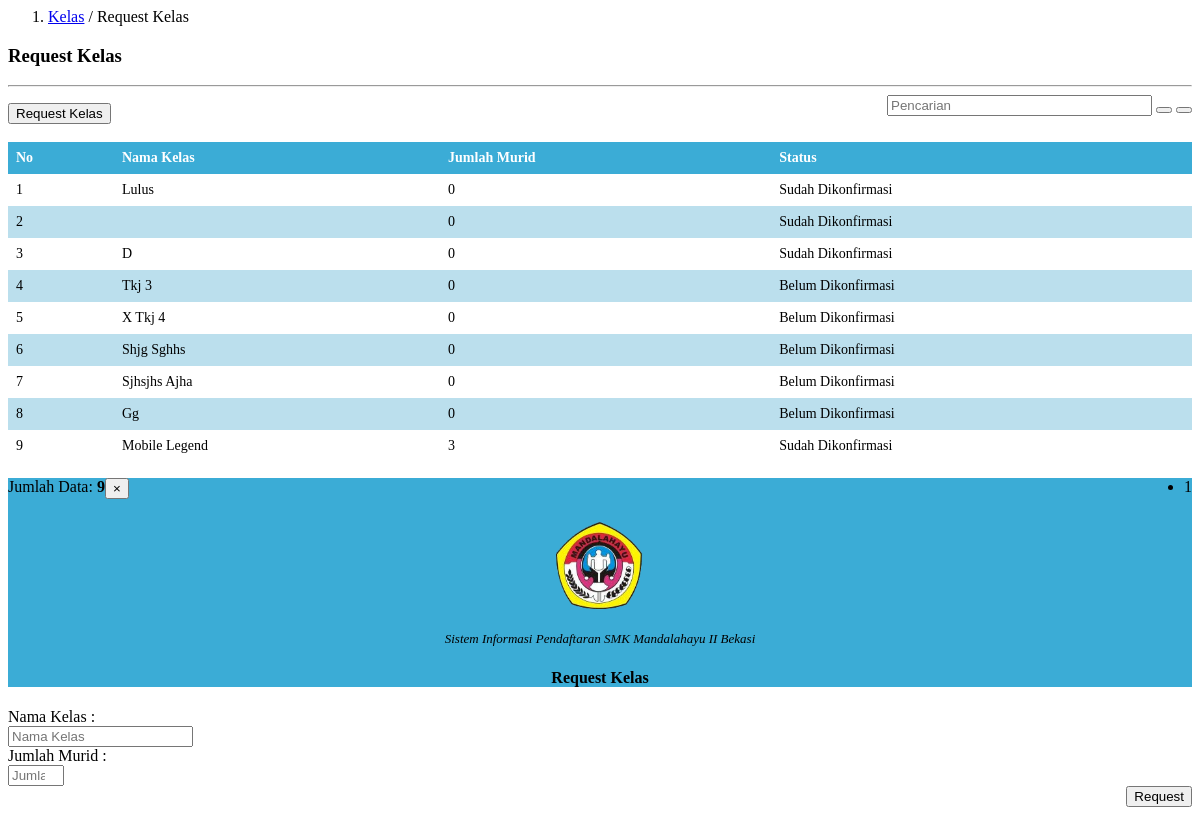
The app's page /tata-usaha/request-kelas.php, older data.
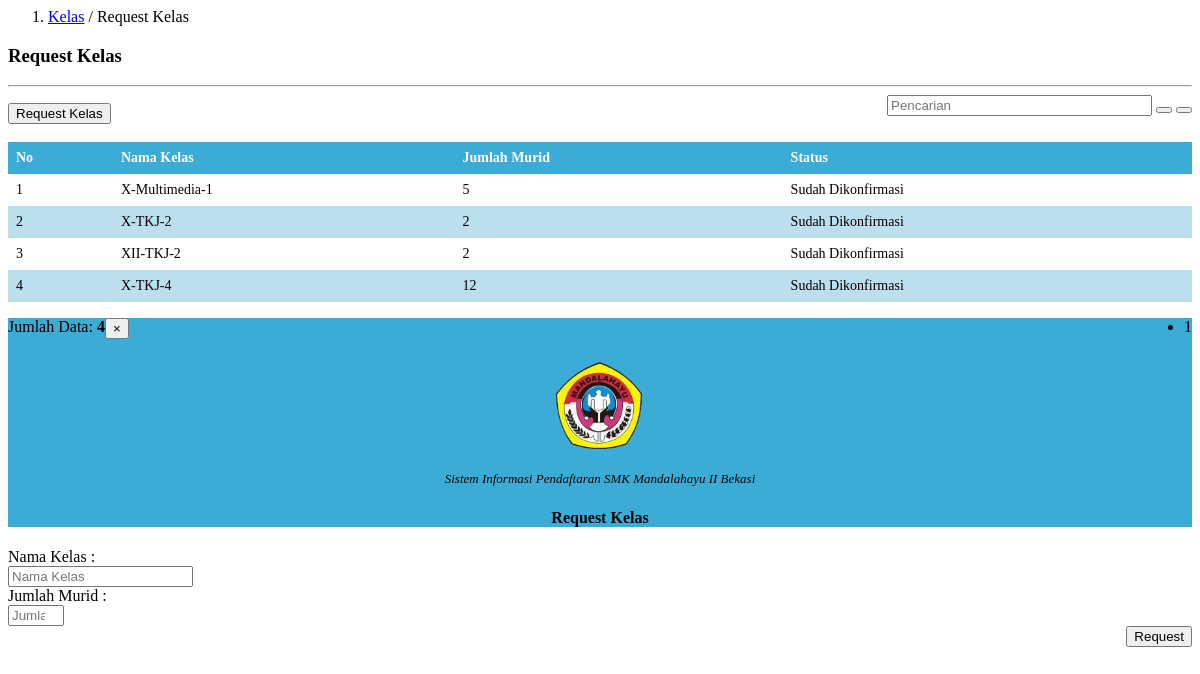
The same page, newer data.
### tables this page shows
CREATE TABLE `tbl_request_kelas` (
  `id_request_kelas` int(10) NOT NULL,
  `nama_kelas` varchar(20) NOT NULL,
  `status` int(2) NOT NULL,
  `jumlah_murid` int(20) NOT NULL
);

### tata-usaha/request-kelas.php (the view, shortened to what this page needs)
<div class="col-md-10" style="padding:0px">
    <ol class="breadcrumb" style="margin:0;border-radius:0;">
        <li class="active"><a href="#">Kelas</a> / Request Kelas</li>
    </ol>
</div>
<div class="col-md-10" style="">
  	<h3><b>Request</b> Kelas</h3>
    <hr>
       <form class="form-inline" action="" method="POST">
      <div class="form-group" style="float:right;">
        <input size="30px" type="text" name="pencarian" class="form-control" placeholder="Pencarian">
        <button type="submit" class="btn btn-primary"><i class="fa fa-search fa-fw"></i></button>
        <a href="tu.php?content=request-kelas"><button type="button" class="btn btn-warning"><i class="fa fa-refresh fa-fw"></i></button></a>
      </div>
    </form>
     <button type="button" class="btn btn-primary" data-toggle="modal" data-target="#myModal"><i class="fa fa-plus-circle fa-fw"></i>Request Kelas</button>
    <br>
    <br>
</div>
<div class="col-md-10">
  <form class="form-horizontal" method="POST">
      <table class="table table-striped">
        <thead>
          <tr>
            <th>No</th>
            <th>Nama Kelas</th>
            <th>Jumlah Murid</th>
            <th>Status</th>
          </tr>
        </thead>
        <tbody>
          <?php
                    include '../config/koneksi.php';
                    $batas  = 10;
                    $hal    = @$_GET['hal'];
                    if (empty($hal)) {
                      $posisi = 0;
                      $hal    = 1;
                    } else {
                      $posisi = ($hal - 1) * $batas;
                    }
                    if($_SERVER['REQUEST_METHOD'] == "POST") {
                      $pencarian = trim(mysqli_real_escape_string($konek, $_POST['pencarian']));
                      if ($pencarian != '') {
                        $sql = "SELECT * FROM tbl_request_kelas WHERE nama_kelas LIKE '%$pencarian%' OR jumlah_murid LIKE '%$pencarian%'";
                        $query = $sql;
                        $queryJml = $sql;
                      } else {
                        $query = "SELECT * FROM tbl_request_kelas LIMIT $posisi, $batas ";
                        $queryJml = "SELECT * FROM tbl_request_kelas";
                        $no = $posisi + 1;
                      }
                    } else {
                      $query = "SELECT * FROM tbl_request_kelas LIMIT $posisi, $batas ";
                      $queryJml = "SELECT * FROM tbl_request_kelas";
                    }
            $querydata = mysqli_query($konek, $query)or die(mysqli_error($konek));
                    if(mysqli_num_rows($querydata) == 0){
                      echo '<tr><td colspan="5" align="center">Tidak ada data!</td></tr>';
                    }
                      else
                    {
                      $no = 1;
                      while($data = mysqli_fetch_array($querydata)){
                        ?>
                        <tr>
                        <td><?php echo $no ?></td>
                        <td><?php
                        $kalimat = $data['nama_kelas'];
                        $kalimat_new = ucwords($kalimat);
                        echo $kalimat_new;
                        ?></td>
                        <td><?php echo $data['jumlah_murid'] ?></td>
                        <td><?php if ($data['status']==0) echo "Belum Dikonfirmasi"; else echo "Sudah Dikonfirmasi"; ?></td>
                      </tr>
                        <?php
                        $no++;
                      }
                    }
                ?>
        </tbody>
      </table>
    </form>
    <?php
     if($_SERVER['REQUEST_METHOD'] == "POST") {
            $pencarian = trim(mysqli_real_escape_string($konek, $_POST['pencarian']));
        echo "<div style=\"float:left;\">";
        $jml = mysqli_num_rows(mysqli_query($konek, $queryJml));
        echo "Data Hasil Pencarian: <b>$jml</b>";
        echo "</div>";
      } else { ?>
        <div style="float:left;">
          <?php
          $jml = mysqli_num_rows(mysqli_query($konek, $queryJml));
          echo "Jumlah Data: <b>$jml</b>";
          ?>
        </div>
        <div style="float:right;">
          <ul class="pagination pagination-sm" style="margin: 0">
            <?php
            $jml_hal = ceil($jml / $batas);
            for ($i=1; $i <= $jml_hal; $i++) {
              if ($i != $hal) {
                echo "<li><a href=\"tu.php?content=request-kelas&&hal=$i\">$i</a></li>";
              } else {
                echo "<li class=\"active\"><a>$i</a></li>";
              }
            }
            ?>
          </ul>
        </div>
        <?php
      }
    ?>
</div>
<div id="myModal" class="modal fade" role="dialog">
  <div class="modal-dialog">
      <div class="modal-content">
          <div class="modal-header" style="background-color:#3bacd6";>
            <button type="button" class="close" data-dismiss="modal">&times;</button>
            <p align="center"><img src="../gambar/manda.png" alt="" height="100px" width="130px"></p>
            <p align="center"><font size="2px"><i>Sistem Informasi Pendaftaran SMK Mandalahayu II Bekasi</i></font></p>
            <h4 class="modal-title" align="center"><b>Request Kelas</b></h4>
          </div>
          <div class="modal-body">
            <form action="../config/add-request-kelas.php" class="form-horizontal" method="POST">
              <div class="form-group">
                <label class="col-sm-3">Nama Kelas</label>
                <label class="col-sm-1">:</label>
                  <div class="col-sm-6">
                      <input type="text" style="text-transform: capitalize;" class="form-control" name="nama_kelas" placeholder="Nama Kelas" required>
                  </div>
              </div>
              <div class="form-group">
                <label class="col-sm-3">Jumlah Murid</label>
                <label class="col-sm-1">:</label>
                  <div class="col-sm-6">
                      <input type="number" min="1" max="30" class="form-control" name="jumlah_murid" placeholder="Jumlah Kelas" required>
                  </div>
              </div>
              <div class="form-group">
                  <div class="col-sm-6" align="right">
                      <button class="btn btn-primary">Request</button>
                  </div>
              </div>
            </form>
          </div>
      </div>
    </div></div>

### tata-usaha/request-kelas.php (style rules this page uses)
table { border-collapse: collapse; width: 100%; }
th, td { text-align: left; padding: 8px; }
tr:nth-child(even) { background-color: #bbdfed; }
th { background-color: #3bacd6; color: white; font-size: 14px; }
td { font-size: 14px; }

Row changes from the older to the newer data that the page shows:
removed tbl_request_kelas: nama_kelas "X Tkj 4", jumlah_murid "0", status "Belum Dikonfirmasi"
removed tbl_request_kelas: nama_kelas "Shjg Sghhs", jumlah_murid "0", status "Belum Dikonfirmasi"
removed tbl_request_kelas: nama_kelas "Sjhsjhs Ajha", jumlah_murid "0", status "Belum Dikonfirmasi"
removed tbl_request_kelas: nama_kelas "Gg", jumlah_murid "0", status "Belum Dikonfirmasi"
removed tbl_request_kelas: nama_kelas "Mobile Legend", jumlah_murid "3", status "Sudah Dikonfirmasi"
changed tbl_request_kelas: nama_kelas "Lulus" → "X-Multimedia-1"; jumlah_murid "0" → "5"
changed tbl_request_kelas: nama_kelas (not shown) → "X-TKJ-2"; jumlah_murid "0" → "2"
changed tbl_request_kelas: nama_kelas "D" → "XII-TKJ-2"; jumlah_murid "0" → "2"
changed tbl_request_kelas: nama_kelas "Tkj 3" → "X-TKJ-4"; jumlah_murid "0" → "12"; status "Belum Dikonfirmasi" → "Sudah Dikonfirmasi"
Text that changed along with them:
$jml: "9" → "4"
